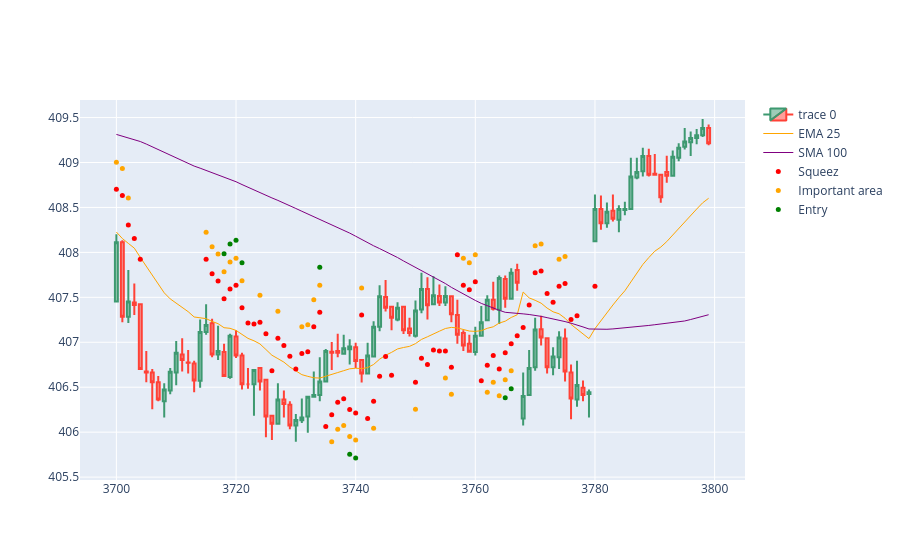

Notebook code cell kept with this figure:
### Code cell
import plotly.io as pio
import plotly.graph_objects as go  

dfpl = df[3700:3800]

fig = go.Figure(
    data=[
        go.Candlestick(
            x=dfpl.index,
            open=dfpl['open_5min'],
            high=dfpl['high_5min'],
            low=dfpl['low_5min'],
            close=dfpl['close_5min']),
        go.Scatter(
            x=dfpl.index, 
            y=dfpl['ema25'],
            line=dict(color='orange', width=1), 
            name="EMA 25"),
        go.Scatter(
            x=dfpl.index, 
            y=dfpl['sma100'],
            line=dict(color='purple', width=1), 
            name="SMA 100")
    ]
)

fig.add_scatter(x=dfpl.index, y=dfpl['squezzeArea'], mode="markers", marker=dict(size=5, color="red"), name="Squeez")
fig.add_scatter(x=dfpl.index, y=dfpl['squeezeCloseToEmaArea'], mode="markers", marker=dict(size=5, color="orange"), name="Important area")
fig.add_scatter(x=dfpl.index, y=dfpl['posibleBreakArea'], mode="markers", marker=dict(size=5, color="green"), name="Entry")

fig.update_layout(xaxis_rangeslider_visible=False)
fig.show()
